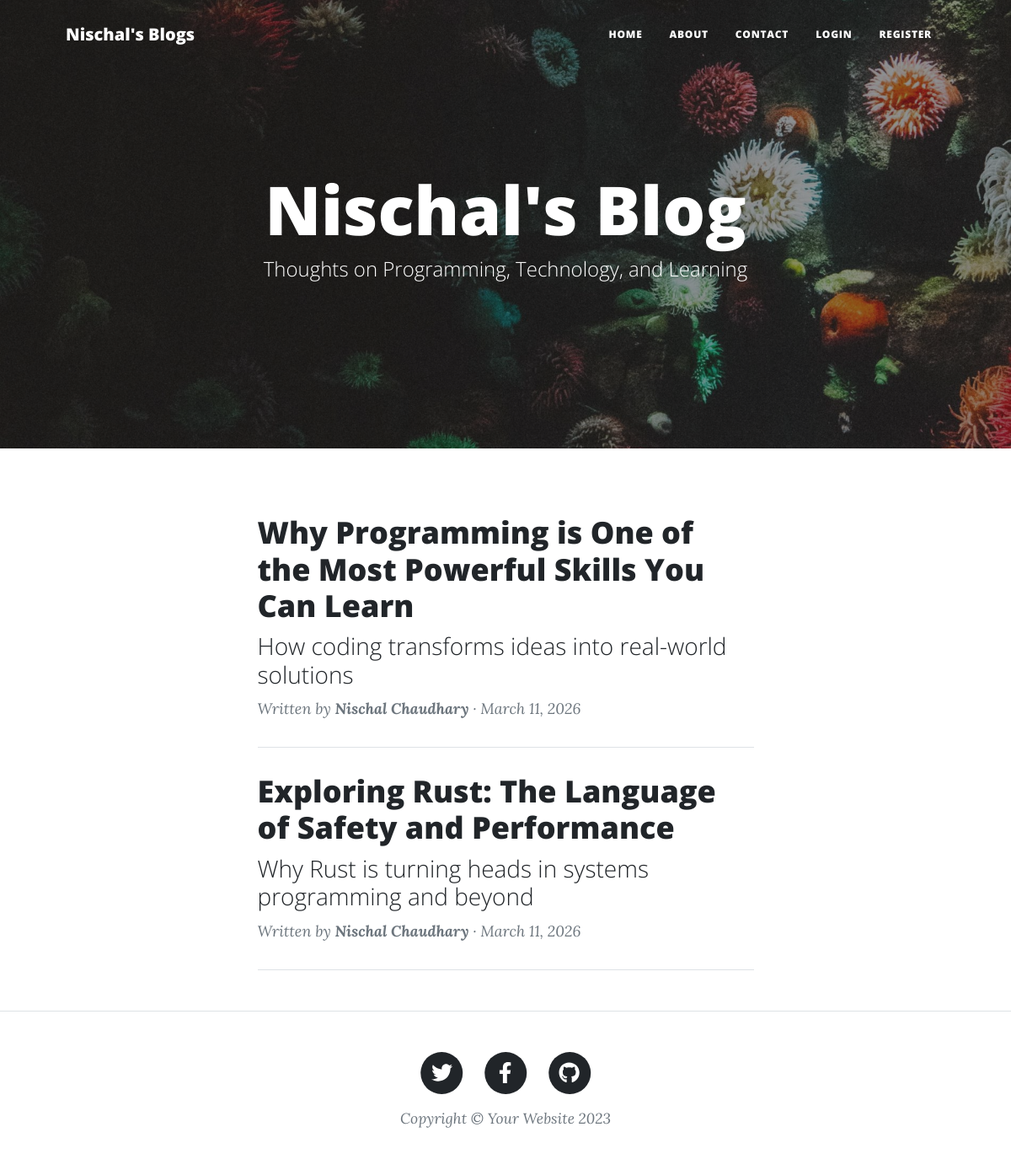
The page / on the database its author committed.
### models.py (models this page shows)
class BlogPost(db.Model):
    __tablename__ = "blog_post"
    id: Mapped[int] = mapped_column(Integer, primary_key=True)
    title: Mapped[str] = mapped_column(String(250), unique=True, nullable=False)
    subtitle: Mapped[str] = mapped_column(String(250), nullable=False)
    date: Mapped[str] = mapped_column(String(250), nullable=False)
    body: Mapped[str] = mapped_column(Text, nullable=False)
    img_url: Mapped[str] = mapped_column(String(250), nullable=False)
    author_id: Mapped[int] = mapped_column(ForeignKey("user.id", ondelete="CASCADE"))
    author: Mapped["User"] = relationship(back_populates="posts")
    comments: Mapped[List["Comment"]] = relationship(
        back_populates="post", cascade="all, delete-orphan"
    )

class User(db.Model, UserMixin):
    __tablename__ = "user"
    id: Mapped[int] = mapped_column(Integer, primary_key=True)
    email: Mapped[str] = mapped_column(String(100), unique=True)
    password: Mapped[str] = mapped_column(String(100))
    name: Mapped[str] = mapped_column(String(1000))
    is_admin: Mapped[bool] = mapped_column(Boolean, default=False)
    posts: Mapped[List["BlogPost"]] = relationship(
        back_populates="author", cascade="all, delete-orphan"
    )
    comments: Mapped[List["Comment"]] = relationship(
        back_populates="author", cascade="all, delete-orphan"
    )

### views/blog_views.py (the view)
@blog_bp.route("/")
def get_all_posts():
    page = request.args.get("page", 1, type=int)
    per_page = 5
    total_posts = db.session.execute(db.select(BlogPost)).scalars().all()
    total_count = len(total_posts)
    stmt = (
        db.select(BlogPost)
        .order_by(BlogPost.date.desc())
        .offset((page - 1) * per_page)
        .limit(per_page)
    )
    result = db.session.execute(stmt)
    all_posts = result.scalars().all()
    has_next = page * per_page < total_count
    has_prev = page > 1
    return render_template(
        "index.html",
        all_posts=all_posts,
        page=page,
        has_next=has_next,
        has_prev=has_prev,
    )

### templates/index.html (shortened to what this page needs)
{% extends "base.html" %}
{% block content %}
  <header class="masthead"
          style="background-image: url('{{ url_for('static', filename='assets/img/home-bg.jpg') }}')">
    <div class="container position-relative px-4 px-lg-5">
      <div class="row gx-4 gx-lg-5 justify-content-center">
        <div class="col-md-10 col-lg-8 col-xl-7">
          <div class="site-heading text-center">
            <h1>Nischal's Blog</h1>
            <span class="subheading">Thoughts on Programming, Technology, and Learning</span>
          </div>
        </div>
      </div>
    </div>
  </header>
  <div class="container px-4 px-lg-5 mt-4">
    <div class="row gx-4 gx-lg-5 justify-content-center">
      <div class="col-md-10 col-lg-8 col-xl-7">
        {% for post in all_posts %}
          <div class="post-preview">
            <a href="{{ url_for('blog.show_post', post_id=post.id) }}">
              <h2 class="post-title">{{ post.title }}</h2>
              <h3 class="post-subtitle">{{ post.subtitle }}</h3>
            </a>
            <p class="post-meta">
              Written by <strong>{{ post.author.name }}</strong> · {{ post.date }}
            </p>
          </div>
          <hr class="my-4" />
        {% endfor %}
      </div>
    </div>
  </div>
{% endblock %}

### templates/base.html (shortened to what this page needs)
<!DOCTYPE html>
<html lang="en">
    <head>
        {% block styles %}
            {{ bootstrap.load_css() }}
            <link href="{{ url_for('static', filename='css/styles.css') }}"
                  rel="stylesheet" />
        {% endblock %}
    </head>
    <body>
        <div class="position-fixed top-0 end-0 p-3" style="z-index: 1055;">
        </div>
        {% include 'header.html' %}
        {% block content %}{% endblock %}
        {% include 'footer.html' %}
    </body>
</html>

### templates/header.html (shortened to what this page needs)
<nav class="navbar navbar-expand-lg navbar-light" id="mainNav">
  <div class="container px-4 px-lg-5">
    <a class="navbar-brand" href="/">Nischal's Blogs</a>
    <div class="collapse navbar-collapse" id="navbarResponsive">
      <ul class="navbar-nav ms-auto py-4 py-lg-0">
        <li class="nav-item">
          <a class="nav-link px-lg-3 py-3 py-lg-4"
             href="{{ url_for("blog.get_all_posts") }}">Home</a>
        </li>
        <li class="nav-item">
          <a class="nav-link px-lg-3 py-3 py-lg-4"
             href="{{ url_for("blog.about") }}">About</a>
        </li>
        <li class="nav-item">
          <a class="nav-link px-lg-3 py-3 py-lg-4"
             href="{{ url_for("blog.contact") }}">Contact</a>
        </li>
        {% if not current_user.is_authenticated %}
          <li class="nav-item">
            <a class="nav-link px-lg-3 py-3 py-lg-4"
               href="{{ url_for("user.login") }}">Login</a>
          </li>
          <li class="nav-item">
            <a class="nav-link px-lg-3 py-3 py-lg-4"
               href="{{ url_for("user.register") }}">Register</a>
          </li>
        {% else %}
          <li class="nav-item">
            <a class="nav-link px-lg-3 py-3 py-lg-4"
               href="{{ url_for("user.logout") }}">Logout</a>
          </li>
        {% endif %}
      </ul>
    </div>
  </div>
</nav>

### templates/footer.html
<footer class="border-top">
    <div class="container px-4 px-lg-5">
        <div class="row gx-4 gx-lg-5 justify-content-center">
            <div class="col-md-10 col-lg-8 col-xl-7">
                <ul class="list-inline text-center">
                    <li class="list-inline-item">
                        <a href="#!">
                            <span class="fa-stack fa-lg">
                                <i class="fas fa-circle fa-stack-2x"></i>
                                <i class="fab fa-twitter fa-stack-1x fa-inverse"></i>
                            </span>
                        </a>
                    </li>
                    <li class="list-inline-item">
                        <a href="#!">
                            <span class="fa-stack fa-lg">
                                <i class="fas fa-circle fa-stack-2x"></i>
                                <i class="fab fa-facebook-f fa-stack-1x fa-inverse"></i>
                            </span>
                        </a>
                    </li>
                    <li class="list-inline-item">
                        <a href="#!">
                            <span class="fa-stack fa-lg">
                                <i class="fas fa-circle fa-stack-2x"></i>
                                <i class="fab fa-github fa-stack-1x fa-inverse"></i>
                            </span>
                        </a>
                    </li>
                </ul>
                <div class="small text-center text-muted fst-italic">Copyright &copy; Your Website 2023</div>
            </div>
        </div>
    </div>
</footer>

### rows shown on the page
BlogPost: title "Why Programming is One of the Most Powerful Skills You Can Learn", subtitle "How coding transforms ideas into real-world solutions", author.name "Nischal Chaudhary", date "March 11, 2026"
BlogPost: title "Exploring Rust: The Language of Safety and Performance", subtitle "Why Rust is turning heads in systems programming and beyond", author.name "Nischal Chaudhary", date "March 11, 2026"
